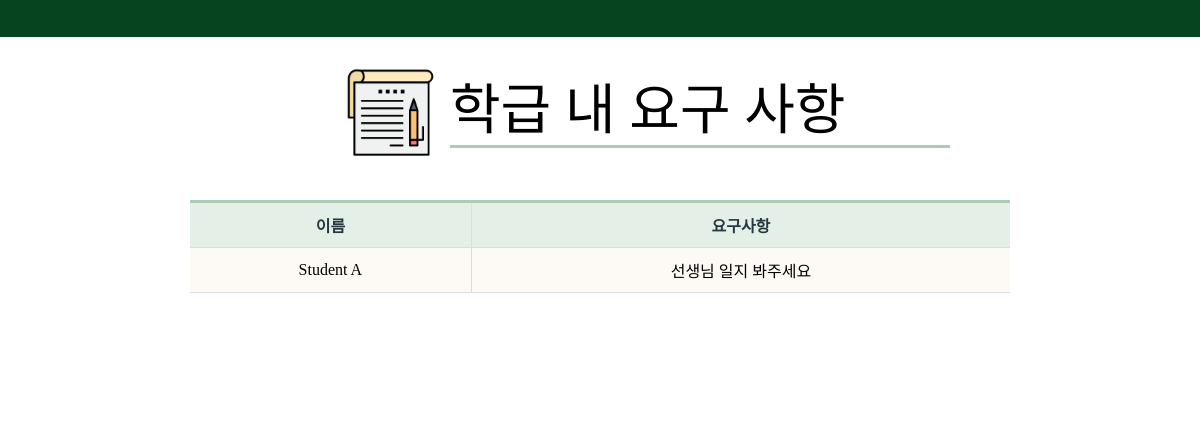
The page /requirement on the database as committed earlier.
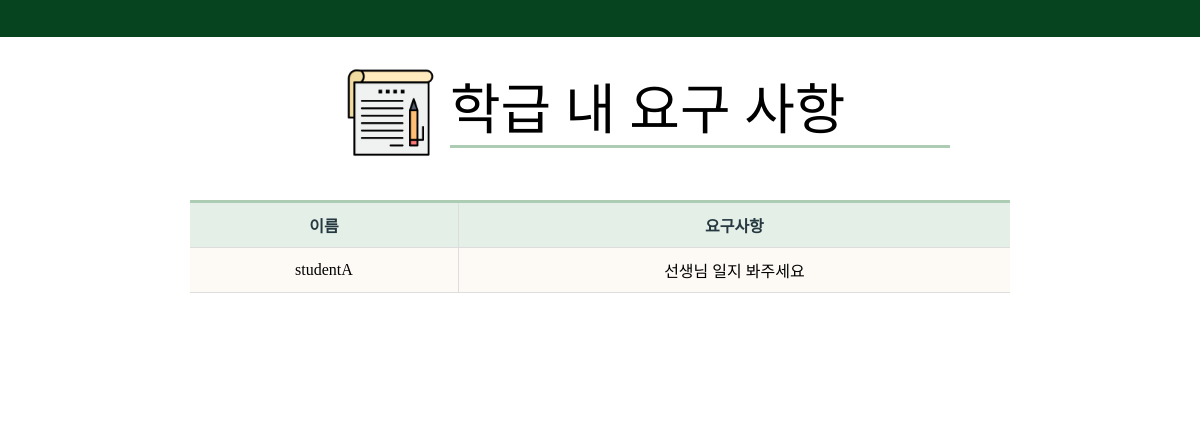
The same page on the database as committed later.
### administrator/models.py (models this page shows, shortened)
class Requirements(models.Model):
    student = models.ForeignKey(Student, on_delete=models.CASCADE, null=False)
    content = models.TextField(null=False)
    created_date = models.DateTimeField(auto_now_add=True)

class Student(models.Model):
    name = models.CharField(max_length=20, null=False)
    point =  models.IntegerField( null=True, blank=True)
    point_used = models.IntegerField( null=True, blank=True)

### administrator/views.py (the view)
# urls.py: path('requirement', views.RequirementView.as_view(), name='requirement'),
class RequirementView(ListView):
    template_name = 'administrator/requirement/request.html'
    model = Requirements

### administrator/templates/administrator/requirement/request.html (shortened to what this page needs)
{% extends 'administrator/observation/student.html' %}
{% load static %}
{% block title %}
    <link rel="stylesheet" href="{% static 'All.css' %}" />
{% endblock title %}
{% block subject %}
    <h1>학급 내 요구 사항</h1>
{% endblock subject %}
{% block top %}
    <img id="topImg" src="{%static 'requirement/list.png' %}"/>
{% endblock top %}
{% block table %}
    <th >이름</th>
    <th >요구사항</th>
{% endblock table %}
{% block data %}
{% for object in object_list %}
    <tr>
        <td>{{ object.student.name }}</td>
        <td>{{ object.content }}</td>
    </tr>
{% endfor %}
{% endblock data %}

### administrator/templates/administrator/observation/student.html (shortened to what this page needs)
{% load static %}
<!DOCTYPE html>
<html>
<head>
    {% block title %}{% endblock title %}
</head>
<body>
    <div class="design">
        <div id="student_list">
             <header>
            </header>
            <div id="head">
            {% block subject %}{% endblock subject %}
        </div>
        <div id="top">
            {% block top %}{% endblock top %}
         </div>
    </div>
   <table class="table">
        <thead>
             <tr>
                {% block table %}{% endblock table %}
            </tr>
            {% block data %}{% endblock data %}
            <tbody id="myTable"> </tbody>
        </thead>
    </table>
</body>
</html>

### administrator/static/All.css (style rules this page uses)
body { display: flex; justify-content: center; align-items: center; background: rgb(255, 255, 255); overflow:auto; }
header { position: fixed !important; width: 100%; justify-content: center; align-items: center; width:100%; height:50px; left:0px; top:-13px; background-color: rgb(6, 68, 32); position: relative; }
h1 { position:relative; font-size:55px; color: rgb(0, 0, 0); font-weight:500; top:20px; left:100px; margin-left: auto; margin-right: auto; width:500px; border-bottom:3px solid rgb(172, 204, 180); z-index:0; }
#top { position:relative }
#topImg { position:relative; display:block; margin:auto; width:95px; height:95px; left:-210px; top:-100px; border-bottom:2px; z-index:2; }
.table { position:relative; width:820px; height:200px; top:-60px; margin-left: auto; margin-right: auto; text-align:center; border-collapse: collapse; border-top: 3px solid rgb(172, 204, 180); }
.table th { color: rgb(38, 57, 65); background: rgb(228, 239, 231); text-align: center; }
.table th, .table td { padding: 10px; border: 1px solid #ddd; }
.table th:first-child, .table td:first-child { border-left: 0; }
.table th:last-child, .table td:last-child { border-right: 0; }
.table tr { background: rgb(253, 250, 246); }
.table tr td:first-child { text-align: center; }

Rows that differ between the two databases and show on the page:
changed through a linked row, Requirements "선생님 일지 봐주세요": student.name "Student A" → "studentA"
